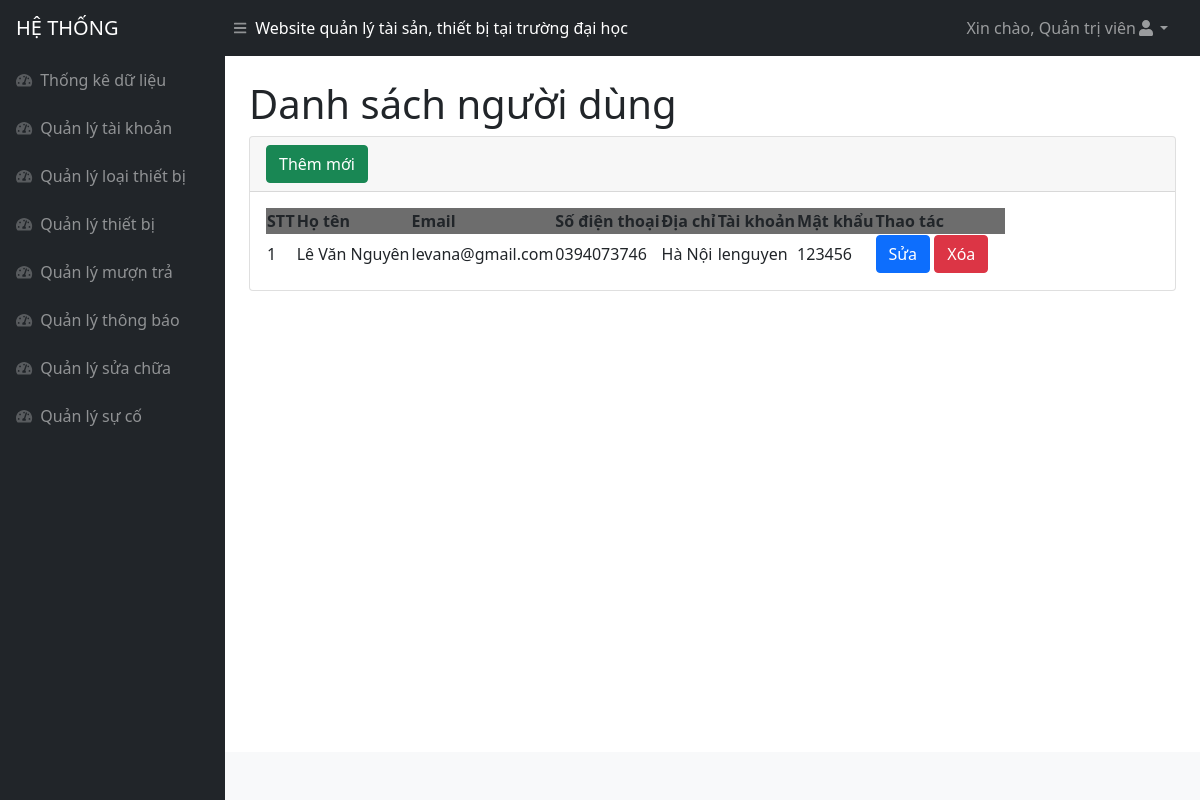
The page /taikhoan.php (signed in) on the database as committed earlier.
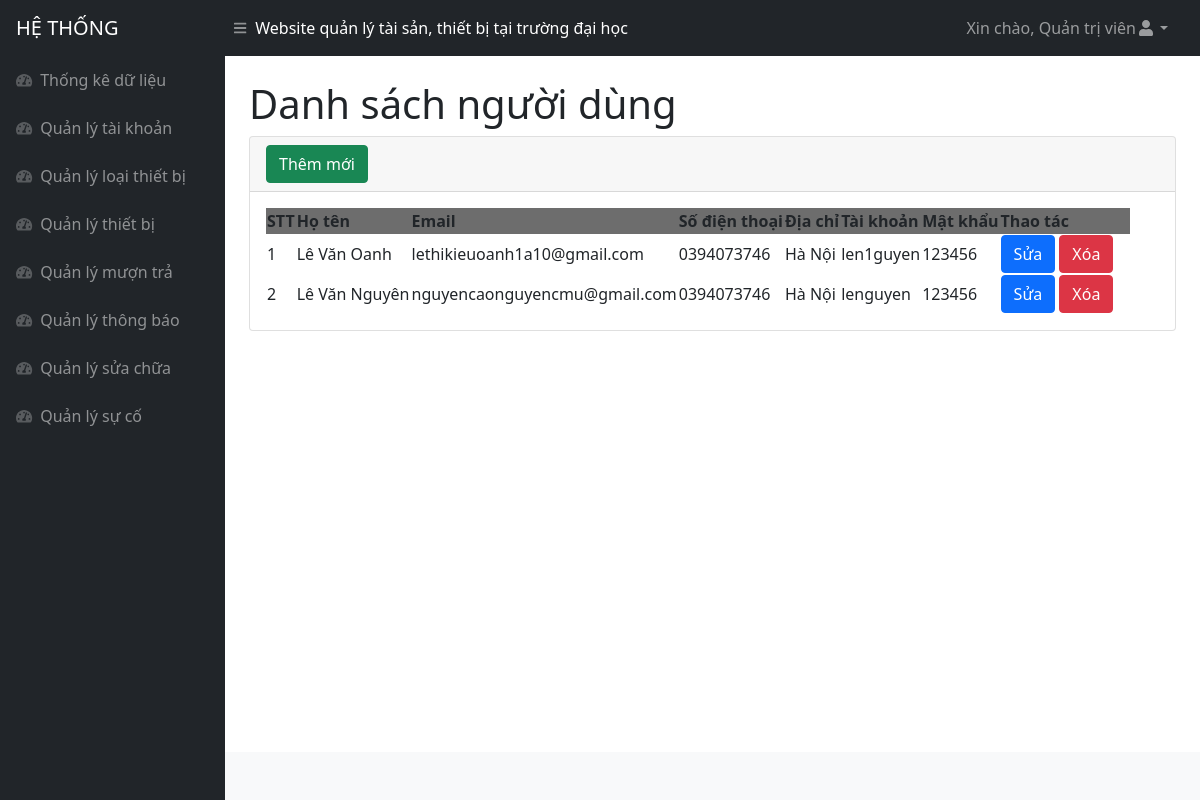
The same page on the database as committed later.
### tables this page shows
CREATE TABLE `nguoidung` (
  `id` int(11) NOT NULL,
  `hoten` varchar(250) NOT NULL,
  `email` varchar(250) NOT NULL,
  `sodienthoai` varchar(250) NOT NULL,
  `diachi` varchar(2500) NOT NULL,
  `taikhoan` varchar(500) NOT NULL,
  `matkhau` varchar(500) NOT NULL,
  `quyen_id` int(11) NOT NULL
);

### taikhoan.php (the view, shortened to what this page needs)
<!DOCTYPE html>
<html lang="en">
<head>
<?php include('inc/head.php')?>
</head>
<body class="sb-nav-fixed">
<?php include('inc/header.php')?>
    <div id="layoutSidenav">
    <?php include('inc/menu.php')?>
        <div id="layoutSidenav_content">
            <main>
                <div class="container-fluid px-4">
                    <h1 class="mt-4">Danh sách người dùng</h1>
                    <div class="card mb-4">
                        <div class="card-header">
                            <button type="button" class="btn btn-success" data-bs-toggle="modal"
                                data-bs-target="#exampleModalAdd">
                                Thêm mới
                            </button>
                        </div>
                        <div class="card-body">
                            <table id="datatablesSimple">
                                <thead>
                                <tr style="background-color : #6D6D6D">
                                        <th>STT</th>
                                        <th>Họ tên</th>
                                        <th>Email</th>
                                        <th>Số điện thoại</th>
                                        <th>Địa chỉ</th>
                                        <th>Tài khoản</th>
                                        <th>Mật khẩu</th>
                                        <th>Thao tác</th>
                                    </tr>
                                </thead>
                                <tbody>
                                <?php
                                    $query = "SELECT *
                                    FROM nguoidung
                                    WHERE quyen_id = 2
                                    ORDER BY id DESC";
                                    $result = mysqli_query($connect, $query);
                                    $stt = 1;
                                    while ($arUser = mysqli_fetch_array($result, MYSQLI_ASSOC)) {
                                        $idModelDel = "exampleModalDel".$arUser["id"] ;
                                        $idModelEdit = "exampleModalEdit".$arUser["id"];
                                    ?>
                                    <tr>
                                        <td><?php echo $stt ?></td>
                                        <td><?php echo $arUser["hoten"] ?></td>
                                        <td><?php echo $arUser["email"] ?> </td>
                                        <td><?php echo $arUser["sodienthoai"] ?></td>
                                        <td><?php echo $arUser["diachi"] ?></td>
                                        <td><?php echo $arUser["taikhoan"] ?></td>
                                        <td><?php echo $arUser["matkhau"] ?> </td>
                                        <td style="width : 130px !important">
                                            <button type="button" class="btn btn-primary" data-bs-toggle="modal"
                                                data-bs-target="#<?php echo $idModelEdit ?>">
                                                Sửa
                                            </button>
                                            <button type="button" class="btn btn-danger" data-bs-toggle="modal"
                                                data-bs-target="#<?php echo $idModelDel ?>">
                                                Xóa
                                            </button>
                                        </td>
                                    </tr>
                                    <?php $stt++;} ?>
                                </tbody>
                            </table>
                        </div>
                    </div>
                </div>
            </main>
            <?php include('inc/footer.php')?>
        </div>
    </div>
</body>
</html>

Rows that differ between the two databases and show on the page:
added nguoidung: hoten "Lê Văn Oanh", email "lethikieuoanh1a10@gmail.com", sodienthoai "0394073746", diachi "Hà Nội", taikhoan "len1guyen", matkhau "123456"
changed nguoidung "Lê Văn Nguyên": email "levana@gmail.com" → "nguyencaonguyencmu@gmail.com"
